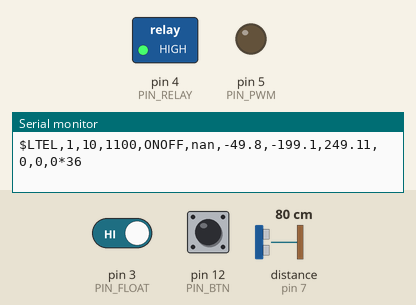
Bench run of a sketch on a simulated Arduino Uno, built with avr-gcc and run on an emulated ATmega328P. Shown: switched loads named in the sketch (green lamp = pin HIGH), output pins drawn as LEDs (lit = HIGH), the last lines printed to the serial monitor. Wiring (inferred from the names in the program): ultrasonic range finder: trigger pin 8; echo pin 7. The inputs (shaded band) are chosen by the test bench; at power-on: pin 12 (PIN_BTN) HIGH, distance to the obstacle (sensor on pin 7) 80 cm, pin 3 (PIN_FLOAT) HIGH. The echo pulse lasts 58.3 µs per cm; pins used as bus, display or sensor lines are not drawn.

Above: at 1.2 s.
1.3 s: pin 12 (PIN_BTN) pulled LOW for 0.15 s
At 2.0 s:
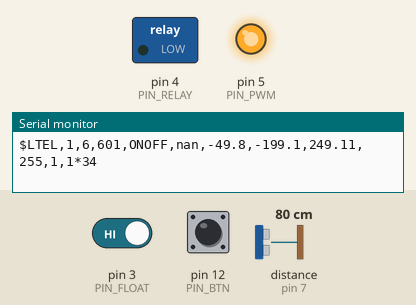
2.9 s: distance to the obstacle (sensor on pin 7) set to 12 cm
4.4 s: distance to the obstacle (sensor on pin 7) set to 9 cm
At 5.1 s:
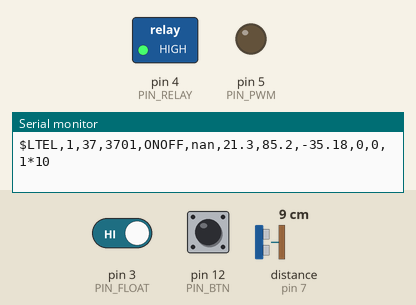
5.9 s: distance to the obstacle (sensor on pin 7) set to 19 cm
7.4 s: distance to the obstacle (sensor on pin 7) set to 24 cm
At 8.6 s:
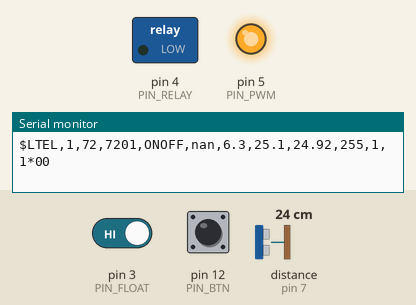
8.9 s: distance to the obstacle (sensor on pin 7) set to 4 cm
At 9.7 s:
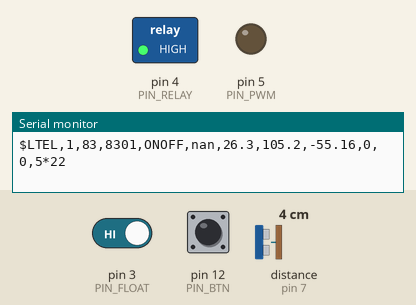
Timing chart, 0 to 11.4 s (numbered marks = the images above; inputs shaded):
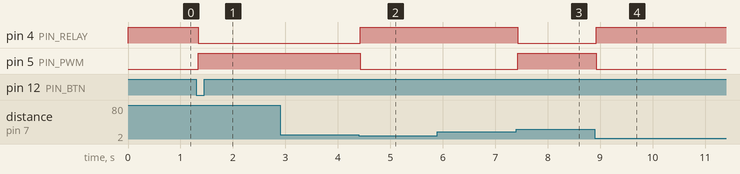

The sketch:

level_controller.ino
```cpp
// ENR312 water-level controller
// Arduino Uno + HC-SR04 ultrasonic sensor + 12 V DC pump via relay module (on-off)
// or logic-level MOSFET (PWM, for P / PI).
//
// Course tasks (SRC-001 p.23): ON-OFF control, pump ON below Lmin, OFF above Lmax;
// record fill time and switching frequency. Telemetry: protocol v1 ($LTEL).
//
// PINS (docs/wiring/WATER_LEVEL_WIRING.md)
//   D8   HC-SR04 TRIG          D7   HC-SR04 ECHO
//   D4   relay module IN (pump on/off)         RELAY_ACTIVE_LOW = 1 for the common
//                                              blue opto-isolated modules: CHECK yours
//   D5   MOSFET gate via 220 ohm (PWM 980 Hz)  only for P / PI wiring
//   D3   optional Lmax float switch to GND (closed = water at the top): hard overflow stop
//   D12  START / STOP pushbutton to GND
//
// Geometry: the sensor face is SENSOR_TO_FLOOR_CM above the tank floor and 100 % is
// FULL_HEIGHT_CM. Change with  $CAL,1,<sensor_to_floor_cm>,<full_height_cm>[,<air_C>]
// Speed of sound v = 331.3 + 0.606 T m/s (air temperature T, default 20 C -> 343.4 m/s);
// level = sensor_to_floor - v * echo_time / 2 (WATER handout S3-1).
//
// GUARDS: pump off above 92 %; latched off after 60 s at >= 200/255 without a 2 %
// rise while the level is more than 5 % below its target (Lmax for ON-OFF, the setpoint for
// P/PI) - dry run / empty reservoir / blocked pipe. The target condition keeps a PI that holds
// the level with the pump near full speed (big outflow) from tripping. Off after 5 failed
// pings; off if MATLAB goes silent for 3 s while it is in control.
//
// STATUS: runs on the PC against an emulated tank + HC-SR04 (water_level/tests); NOT yet run on hardware.

#define FW_NAME "enr312_level"
#ifndef FW_REV
#define FW_REV "dev"
#endif
#ifndef RELAY_ACTIVE_LOW
#define RELAY_ACTIVE_LOW 1
#endif

const uint8_t PIN_TRIG = 8, PIN_ECHO = 7, PIN_RELAY = 4, PIN_PWM = 5, PIN_FLOAT = 3, PIN_BTN = 12;
const uint16_t TS_MS = 100;
const float L_OVER = 92.0f, DRY_RISE = 2.0f;
const uint32_t DRY_MS = 60000;
const uint8_t F_RUNNING = 1, F_SENSOR = 2, F_OVERFLOW = 4, F_DRY = 8, F_WATCHDOG = 16, F_BUTTON = 32;

enum Mode : uint8_t { ONOFF, PCTRL, PICTRL };
const char *MODE_NAMES[] = {"ONOFF", "P", "PI"};
struct Config { Mode mode = ONOFF; float Lmin = 30, Lmax = 80, setpoint = 50, Kp = 20, Ki = 0.5f; } cfg;
float sensorToFloor = 30.0f, fullHeight = 25.0f, airC = 20.0f;

bool running = false, hostControlled = false, pumpOn = false;
uint8_t flags = 0, badPings = 0; uint32_t seq = 0, tStart = 0, lastTs = 0, lastHost = 0, fullSince = 0;
float level = NAN, levelCm = NAN, levelAtFull = 0, integ = 0; int u = 0;

static char hexDigit(uint8_t v) { return v < 10 ? '0' + v : 'A' + v - 10; }
static int8_t hexVal(char c) { if (c >= '0' && c <= '9') return c - '0'; if (c >= 'A' && c <= 'F') return c - 'A' + 10; if (c >= 'a' && c <= 'f') return c - 'a' + 10; return -1; }
static uint8_t xorSum(const char *s) { uint8_t x = 0; while (*s) x ^= (uint8_t)*s++; return x; }
static void sendFrame(const char *body) {
  uint8_t cs = xorSum(body);
  Serial.write('$'); Serial.print(body); Serial.write('*');
  Serial.write(hexDigit(cs >> 4)); Serial.write(hexDigit(cs & 15)); Serial.write('\n');
}
static void ack(const char *t) { char b[24]; snprintf(b, sizeof(b), "ACK,1,%s", t); sendFrame(b); }
static void err(const char *t, int code, const char *txt) { char b[64]; snprintf(b, sizeof(b), "ERR,1,%s,%d,%s", t, code, txt); sendFrame(b); }

static void pump(int duty) {
  u = constrain(duty, 0, 255); pumpOn = u > 0;
  digitalWrite(PIN_RELAY, (pumpOn ^ RELAY_ACTIVE_LOW) ? HIGH : LOW);
  analogWrite(PIN_PWM, u);
}
static void stopAll() { running = false; pump(0); integ = 0; }

// ------------------------------------------------------------------ sensor
static float pingCm() {
  digitalWrite(PIN_TRIG, LOW); delayMicroseconds(2);
  digitalWrite(PIN_TRIG, HIGH); delayMicroseconds(10); digitalWrite(PIN_TRIG, LOW);
  unsigned long us = pulseIn(PIN_ECHO, HIGH, 25000UL);        // 25 ms ~ 4 m
  float cmPerUs = (331.3f + 0.606f * airC) / 20000.0f;        // m/s -> cm/us, there and back
  return us ? us * cmPerUs : NAN;
}

static float medianOf3() {
  float a = pingCm(); delay(10); float b = pingCm(); delay(10); float c = pingCm();
  if (isnan(a) || isnan(b) || isnan(c)) {
    if (!isnan(a) && !isnan(b)) return (a + b) / 2;
    return isnan(a) ? (isnan(b) ? c : b) : a;
  }
  return max(min(a, b), min(max(a, b), c));
}

// ------------------------------------------------------------------ protocol
static void handleLine(char *line) {
  if (line[0] != '$') return;
  char *star = strrchr(line, '*');
  if (star) { *star = 0; if (xorSum(line + 1) != (uint8_t)((hexVal(star[1]) << 4) | hexVal(star[2]))) { err("?", 1, "checksum"); return; } }
  char *tok[10]; uint8_t nt = 0;
  for (char *p = strtok(line + 1, ","); p && nt < 10; p = strtok(NULL, ",")) tok[nt++] = p;
  if (nt < 2 || strcmp(tok[1], "1")) { err("?", 2, "version"); return; }
  const char *t = tok[0];
  lastHost = millis();
  if (!strcmp(t, "PING")) return;
  if (!strcmp(t, "CFG")) {
    if (running) { err(t, 3, "stop first"); return; }
    if (nt != 8) { err(t, 4, "fields"); return; }
    uint8_t m = 255; for (uint8_t i = 0; i < 3; i++) if (!strcmp(tok[2], MODE_NAMES[i])) m = i;
    if (m == 255) { err(t, 5, "mode"); return; }
    cfg.mode = (Mode)m; cfg.Lmin = atof(tok[3]); cfg.Lmax = atof(tok[4]); cfg.setpoint = atof(tok[5]);
    cfg.Kp = atof(tok[6]); cfg.Ki = atof(tok[7]);
    if (cfg.Lmax > L_OVER - 2) cfg.Lmax = L_OVER - 2;
    if (cfg.setpoint > L_OVER - 5) cfg.setpoint = L_OVER - 5;
    ack(t); return;
  }
  if (!strcmp(t, "CAL")) {
    if (nt != 4 && nt != 5) { err(t, 4, "fields"); return; }
    sensorToFloor = atof(tok[2]); fullHeight = atof(tok[3]);
    if (nt == 5) airC = constrain(atof(tok[4]), -10.0f, 50.0f);
    ack(t); return;
  }
  if (!strcmp(t, "SET")) { if (nt == 3) { cfg.setpoint = min(atof(tok[2]), L_OVER - 5); ack(t); } else err(t, 4, "fields"); return; }
  if (!strcmp(t, "RUN")) {
    if (flags & (F_DRY | F_SENSOR)) { err(t, 6, "fault latched: STOP first"); return; }
    running = true; hostControlled = true; seq = 0; tStart = millis(); integ = 0; fullSince = 0; ack(t); return;
  }
  if (!strcmp(t, "STOP") || !strcmp(t, "ESTOP")) { stopAll(); flags = 0; ack(t); return; }
  err(t, 7, "unknown");
}

static void pollHost() {
  static char buf[80]; static uint8_t n = 0;
  while (Serial.available()) {
    char c = Serial.read();
    if (c == '\r') continue;
    if (c == '\n') { buf[n] = 0; if (n) handleLine(buf); n = 0; }
    else if (n < sizeof(buf) - 1) buf[n++] = c; else n = 0;
  }
}

// ------------------------------------------------------------------ control
static void controlStep(uint32_t now) {
  float d = medianOf3();
  if (isnan(d)) { if (++badPings >= 5) { level = NAN; if (running) { stopAll(); flags |= F_SENSOR; } } }
  else { badPings = 0; levelCm = sensorToFloor - d; level = 100.0f * levelCm / fullHeight; }
  if (!running || isnan(level)) { pump(0); return; }

  int duty = 0; float e = cfg.setpoint - level;
  switch (cfg.mode) {
    case ONOFF:
      if (level < cfg.Lmin) duty = 255; else if (level > cfg.Lmax) duty = 0; else duty = pumpOn ? 255 : 0;
      break;
    case PCTRL: duty = constrain((int)lround(cfg.Kp * e), 0, 255); break;
    case PICTRL: {                                   // same clamping anti-windup as the MATLAB model
      float Ts = TS_MS / 1000.0f, iNew = integ + cfg.Ki * Ts * e, uRaw = cfg.Kp * e + iNew;
      float uu = constrain(uRaw, 0.0f, 255.0f);
      if (uu != uRaw && ((uRaw > uu) == (e > 0))) {
        iNew = constrain(iNew, -cfg.Kp * e, 255.0f - cfg.Kp * e);
        if ((e > 0 && iNew < integ) || (e < 0 && iNew > integ)) iNew = integ;
        uu = constrain(cfg.Kp * e + iNew, 0.0f, 255.0f);
      }
      integ = iNew; duty = (int)lround(uu); break;
    }
  }
  // guards
  if (level > L_OVER || digitalRead(PIN_FLOAT) == LOW) { duty = 0; flags |= F_OVERFLOW; } else flags &= ~F_OVERFLOW;
  float target = (cfg.mode == ONOFF) ? cfg.Lmax : cfg.setpoint;
  if (duty >= 200 && level < target - 5.0f) {
    if (!fullSince) { fullSince = now; levelAtFull = level; }
    if (now - fullSince > DRY_MS && level - levelAtFull < DRY_RISE) { stopAll(); flags |= F_DRY; err("RUN", 11, "no level rise at full pump: dry run?"); return; }
  } else fullSince = 0;
  pump(duty);
}

static void sendTelemetry(uint32_t now) {
  char sp[10], lc[10], lp[10], er[10];
  if (isnan(levelCm)) strcpy(lc, "nan"); else dtostrf(levelCm, 1, 1, lc);
  if (isnan(level)) { strcpy(lp, "nan"); strcpy(er, "nan"); } else { dtostrf(level, 1, 1, lp); dtostrf(cfg.setpoint - level, 1, 2, er); }
  dtostrf(cfg.mode == ONOFF ? NAN : cfg.setpoint, 1, 1, sp); if (cfg.mode == ONOFF) strcpy(sp, "nan");
  char body[110];
  snprintf(body, sizeof(body), "LTEL,1,%lu,%lu,%s,%s,%s,%s,%s,%d,%d,%X",
           (unsigned long)seq++, (unsigned long)(now - tStart), MODE_NAMES[cfg.mode], sp, lc, lp, er, u,
           pumpOn ? 1 : 0, flags | (running ? F_RUNNING : 0));
  sendFrame(body);
}

void setup() {
  pinMode(PIN_RELAY, OUTPUT); pinMode(PIN_PWM, OUTPUT); pump(0);
  pinMode(PIN_TRIG, OUTPUT); pinMode(PIN_ECHO, INPUT);
  pinMode(PIN_FLOAT, INPUT_PULLUP); pinMode(PIN_BTN, INPUT_PULLUP);
  Serial.begin(115200);
  char b[48]; snprintf(b, sizeof(b), "HELLO,1,%s,%s,relay_active_low=%d", FW_NAME, FW_REV, RELAY_ACTIVE_LOW); sendFrame(b);
}

void loop() {
  pollHost();
  uint32_t now = millis();
  static bool lastBtn = HIGH; static uint32_t tBtn = 0;
  bool b = digitalRead(PIN_BTN);
  if (b != lastBtn && now - tBtn > 50) {
    tBtn = now; lastBtn = b;
    if (b == LOW) {
      if (running) { stopAll(); flags |= F_BUTTON; }
      else if (!(flags & (F_DRY | F_SENSOR))) { running = true; hostControlled = false; tStart = now; seq = 0; integ = 0; flags = 0; }
      else flags = 0;
    }
  }
  if (running && hostControlled && now - lastHost > 3000) { stopAll(); flags |= F_WATCHDOG; err("RUN", 10, "host silent >3 s - pump off"); }
  if (now - lastTs >= TS_MS) { lastTs = now; controlStep(now); sendTelemetry(now); }
}
```

Measured:
- the behaviour switches between 11 and 10 cm on distance to the obstacle (sensor on pin 7) (found by bisection; images 1 and 2)
- the behaviour switches between 22 and 23 cm on distance to the obstacle (sensor on pin 7) (found by bisection; images 2 and 3)
- after the input at 1.3 s, pin 4 (PIN_RELAY): HIGH → LOW at once; pin 5 (PIN_PWM): LOW → HIGH at once
- after the input at 4.4 s, pin 4 (PIN_RELAY): LOW → HIGH at once; pin 5 (PIN_PWM): HIGH → LOW at once
- after the input at 7.4 s, pin 4 (PIN_RELAY): HIGH → LOW at once; pin 5 (PIN_PWM): LOW → HIGH at once
- after the input at 8.9 s, pin 4 (PIN_RELAY): LOW → HIGH at once; pin 5 (PIN_PWM): HIGH → LOW at once
